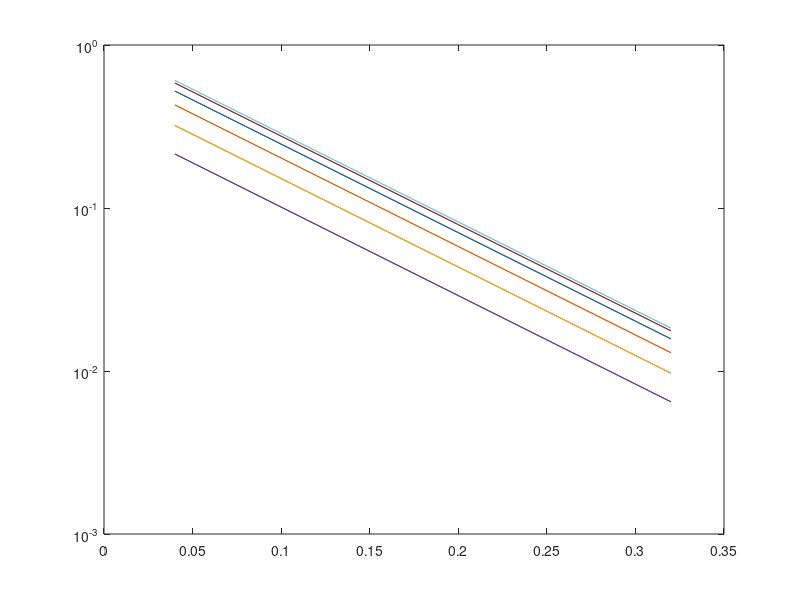
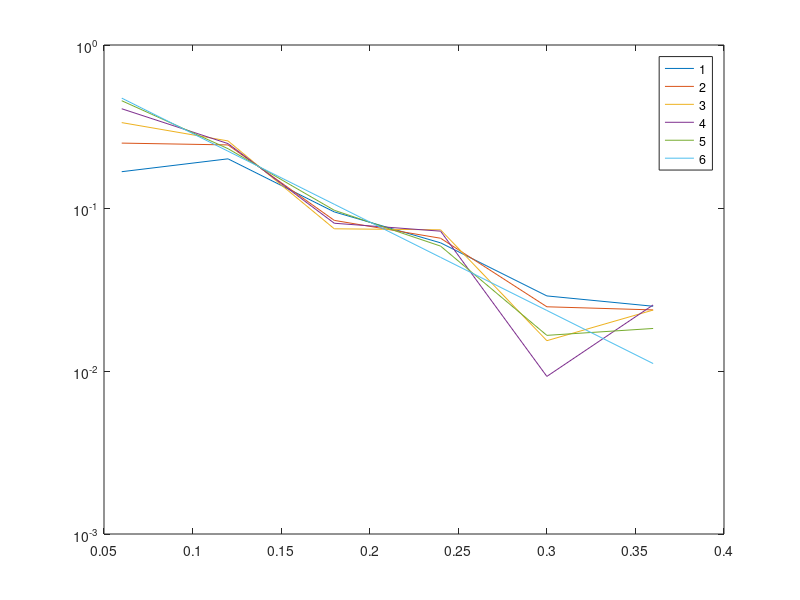

Recreate these plots in MATLAB, in order.
function TSE_constFA_B1_dependence()

%% Alsop's figure; no T1 and T2 relaxations
T1=1.6;
T2=0.08;
tau=0.02:0.02:0.16;  %half the ESP

%%fixed schedule of flip angles

TE=0.153;

necho_const=61;
necho=121;
aexc=90;

B1scl=linspace(0.5,1.5,11);

fa=180*ones(1,2);
%% single echo sequence; changing tau
for i=1:length(B1scl)
  for j=1:length(tau)
    s(:,j,i)=calc_signal(fa*B1scl(i),90*B1scl(i),tau(j),T1,T2);
  end
  
  
end
figure;plot(tau*2,squeeze(s(1,:,:)));
set(gca,'Yscale','log');

%% multiecho sequence; 

B1scl=linspace(0.5,1,6);
tau=0.03;
fa=180*ones(1,6);

for i=1:length(B1scl)

    s2(:,i)=calc_signal(fa*B1scl(i),90*B1scl(i),tau,T1,T2);
  
  
end

figure;plot(tau*2*(1:length(fa)),s2);

set(gca,'Yscale','log');
legend('1','2','3','4','5','6');

function TEeff=frac_transverse(fa,fa_exc,tau,T1,T2,TE)

ind=round(TE/tau);
s=calc_signal(fa(1:ind),fa_exc,tau,T1,T2);

s0=calc_signal(fa(1:ind),fa_exc,0,T1,T2);

TEeff=log(s0(end)/s(end))*T2;

function [x,fs2]=psf(s)

n=length(s);
s2=cat(1,s(:),zeros(9*n,1));
fs2=fft1c(s2(:),1);
fs2=abs(fs2);
x=linspace(-(length(s)/2)+0.5,length(s)/2-0.5,length(s)*10);



function [s,pwr]=calc_signal(fa,fa_exc,tau,T1,T2)
%tau is half of echo spacing


s=[];

aexc=fa_exc*pi/180;
fa=fa*pi/180;
n=400;

f=zeros(length(aexc),2*n+1);
z=zeros(length(aexc),2*n+1);


%precess
f(:,n+1)=sin(aexc);
z(:,n+1)=cos(aexc);
for irep=1:length(fa)
    
%precess    


z2=zeros(1,2*n+1);
f2=zeros(1,2*n+1);
for i=1:2*n+1
    if i>1
    f2(:,i)=f(:,i-1)*exp(-tau/T2);
    end
    z2(:,i)=z(:,i)*exp(-tau/T1);
end

z=z2;
f=f2;

a=fa(irep);
%a=min(a);
z2=zeros(1,2*n+1);
f2=zeros(1,2*n+1);
for i=1:2*n+1
   mi=2*n+2-i;
   f2(:,i)=(1+cos(a)).*f(:,i)/2+(1-cos(a)).*f(:,mi)/2+sin(a).*z(:,i);
   z2(:,i)=-f(:,i).*sin(a)/2+f(:,mi).*sin(a)/2+cos(a).*z(:,i);
end

z=z2;
f=f2;

z2=zeros(1,2*n+1);
f2=zeros(1,2*n+1);
for i=1:2*n+1
    if i>1
     f2(:,i)=f(:,i-1)*exp(-tau/T2);
    end
     z2(:,i)=z(:,i)*exp(-tau/T1);
end

z=z2;
f=f2;

s(irep)=f(:,n+1);

end

%pwr=pw90*B90^2*ints90+pw180*B180^2*ints180*(sum(aa(b1ind,:,1).^2,2))/(pi^2);
pwr=sum(fa.^2)+aexc^2;

rfp=(pi^2*length(fa)+pi^2/4);
pwr=pwr/rfp;
fprintf('power = %f \n',pwr);



%%

